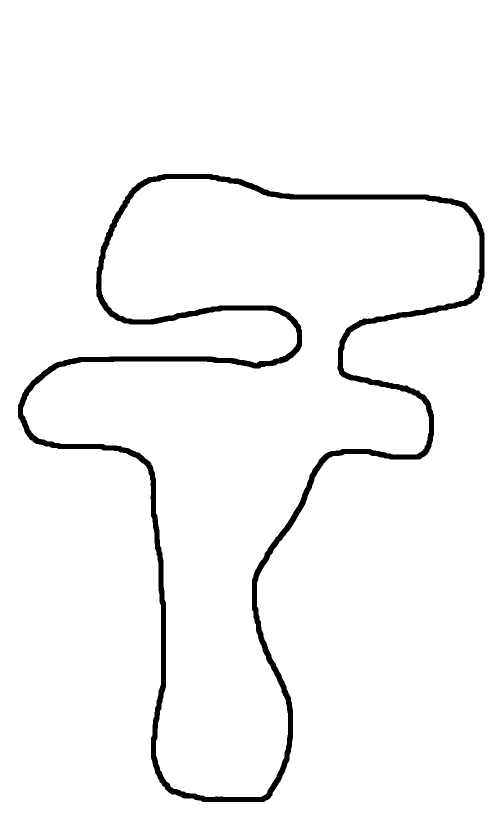
#> input picture src/line_follow_track/line_follow_sim/track_source/track_albedo.jpg, 1006 x 1674 px (shown at 1/2 size)
$ python gen_track_texture.py --src ../track_source/track_albedo.jpg --dst out.png
#> lines starting #> are read from the running program, lines starting #| are printed output that depends on the picture; after the words box and inside, x2 and y2 are one past the last pixel; in counts of white or black regions, pixels touching at a corner belong together
#!/usr/bin/env python3
"""Turn the hand-drawn track albedo into a yellow-on-transparent floor decal.

The source (`line_track/materials/textures/track_albedo.jpg`) is a black stroke
on white, drawn so the image footprint matches the warehouse floor 1:1:
1006 x 1674 px over 30 x 50 m => 0.02983 m/px (the two axes agree to 0.1%).

The drawn stroke is ~10-12 px (~0.33 m) wide, which is wide for a line-follow
track, so we thin it: Zhang-Suen skeletonize down to the medial axis, then
re-dilate to `--width` metres with an antialiased edge. Thinning-then-dilating
(rather than eroding) keeps the centreline exactly where it was drawn.

Output is RGBA: bright yellow where the stroke is, fully transparent elsewhere,
so the decal shows the warehouse's own floor everywhere else.
"""

import argparse
import pathlib

import numpy as np
from PIL import Image

# Warehouse floor extent, from the Fuel `Warehouse` collision mesh bbox.
FLOOR_X_M = 30.0
FLOOR_Y_M = 50.0

YELLOW = (255, 221, 0)


def skeletonize(mask):
    """Zhang-Suen thinning. `mask` is a bool array; returns a bool skeleton."""
    img = mask.copy()
    # Neighbours P2..P9, clockwise from north, as shifted views of the image.
    def neighbours(a):
        p = np.zeros((8,) + a.shape, dtype=np.uint8)
        p[0, 1:, :] = a[:-1, :]      # P2  N
        p[1, 1:, :-1] = a[:-1, 1:]   # P3  NE
        p[2, :, :-1] = a[:, 1:]      # P4  E
        p[3, :-1, :-1] = a[1:, 1:]   # P5  SE
        p[4, :-1, :] = a[1:, :]      # P6  S
        p[5, :-1, 1:] = a[1:, :-1]   # P7  SW
        p[6, :, 1:] = a[:, :-1]      # P8  W
        p[7, 1:, 1:] = a[:-1, :-1]   # P9  NW
        return p

    while True:
        changed = False
        for step in (0, 1):
            p = neighbours(img.astype(np.uint8))
            b = p.sum(axis=0)                      # number of set neighbours
            # A: 0->1 transitions in the circular sequence P2,P3,...,P9,P2
            seq = np.concatenate([p, p[:1]], axis=0)
            a = ((seq[:-1] == 0) & (seq[1:] == 1)).sum(axis=0)
            if step == 0:
                c1 = p[0] * p[2] * p[4]            # P2*P4*P6
                c2 = p[2] * p[4] * p[6]            # P4*P6*P8
            else:
                c1 = p[0] * p[2] * p[6]            # P2*P4*P8
                c2 = p[0] * p[4] * p[6]            # P2*P6*P8
            kill = img & (b >= 2) & (b <= 6) & (a == 1) & (c1 == 0) & (c2 == 0)
            if kill.any():
                img &= ~kill
                changed = True
        if not changed:
            return img


def distance_to_set(mask, radius):
    """Euclidean distance from every pixel to the nearest True in `mask`.

    Only exact out to `radius`; anything further is left at radius+1. That is
    all the antialiased edge needs, and it keeps this to a fixed number of
    array shifts instead of pulling in scipy (broken against numpy 2.x here).
    """
    r = int(np.ceil(radius)) + 1
    dist = np.full(mask.shape, float(r + 1))
    dist[mask] = 0.0
    h, w = mask.shape
    for dy in range(-r, r + 1):
        for dx in range(-r, r + 1):
            d = float(np.hypot(dy, dx))
            if d == 0.0 or d > r:
                continue
            ys0, ys1 = max(0, dy), min(h, h + dy)
            xs0, xs1 = max(0, dx), min(w, w + dx)
            src = mask[ys0 - dy:ys1 - dy, xs0 - dx:xs1 - dx]
            dst = dist[ys0:ys1, xs0:xs1]
            np.minimum(dst, np.where(src, d, np.inf), out=dst)
    return dist


# [59 lines left out: functions write_mesh, walk_loop, not called in this run]


def main():
    ap = argparse.ArgumentParser()
    ap.add_argument('--src', required=True, help='hand-drawn albedo (black on white)')
    ap.add_argument('--dst', required=True, help='RGBA decal to write')
    ap.add_argument('--width', type=float, default=0.15,
                    help='painted line width in metres (default 0.15)')
    ap.add_argument('--threshold', type=int, default=128,
                    help='grey level below which a pixel counts as stroke')
    ap.add_argument('--centerline', default=None,
                    help='also write the track centreline as world-frame x,y CSV')
    ap.add_argument('--mesh', default=None,
                    help='also write the decal quad .obj sized from FLOOR_X_M/FLOOR_Y_M')
    args = ap.parse_args()

    grey = np.array(Image.open(args.src).convert('L'))
    h, w = grey.shape
#> h = 1674; w = 1006
    m_per_px = 0.5 * (FLOOR_X_M / w + FLOOR_Y_M / h)
#> m_per_px = 0.0298
    mask = grey < args.threshold
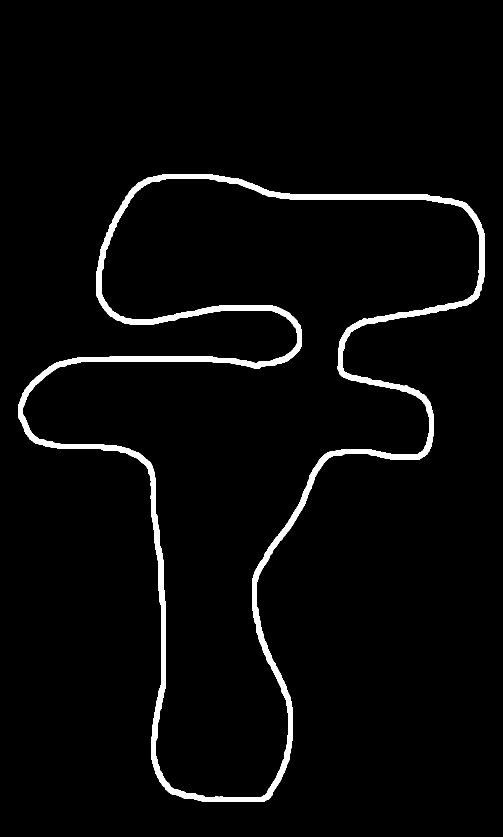
#> mask: shape (1674, 1006) bool (shown at 1/2 size); 3.2% white; 1 white region, box (x1, y1, x2, y2) and area: (36, 348, 969, 1604) 53637

    skel = skeletonize(mask)
#> after the loop in skeletonize, `while True:`:
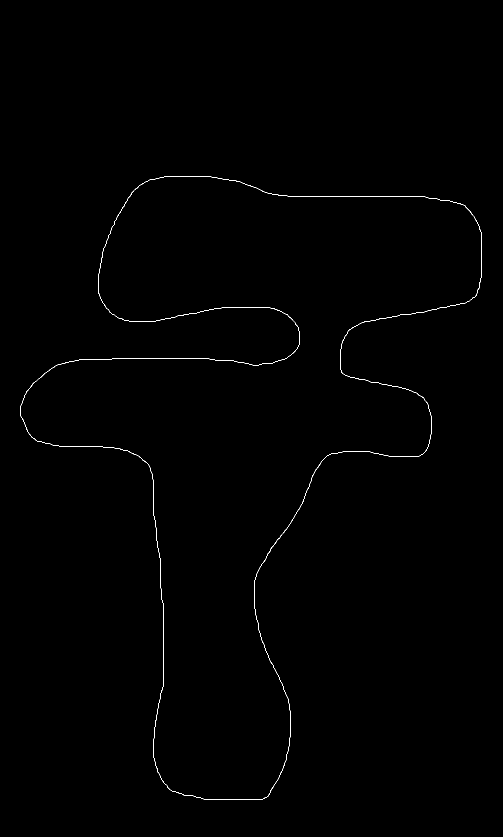
#> img: shape (1674, 1006) bool (shown at 1/2 size); 0.3% white in thin lines or dots, all inside (x1, y1, x2, y2) = (40, 352, 964, 1599)
    radius_px = 0.5 * args.width / m_per_px
#> radius_px = 2.51
    dist = distance_to_set(skel, radius_px + 1.0)
#> after the loop in distance_to_set, `for dy in range(-r, r + 1):`:
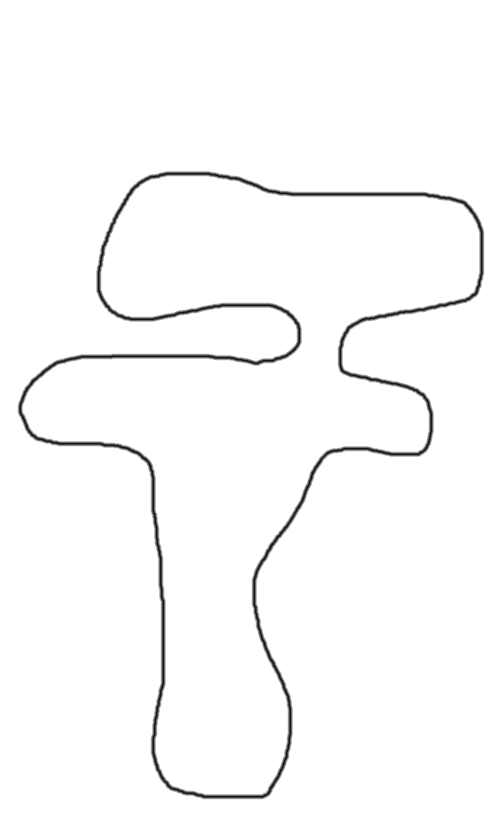
#> dst: shape (1669, 1006) float64 (shown at 1/2 size); min 0, max 6, mean 5.89; drawn with min black and max white
#> after the loop in distance_to_set, `for dy in range(-r, r + 1):`:
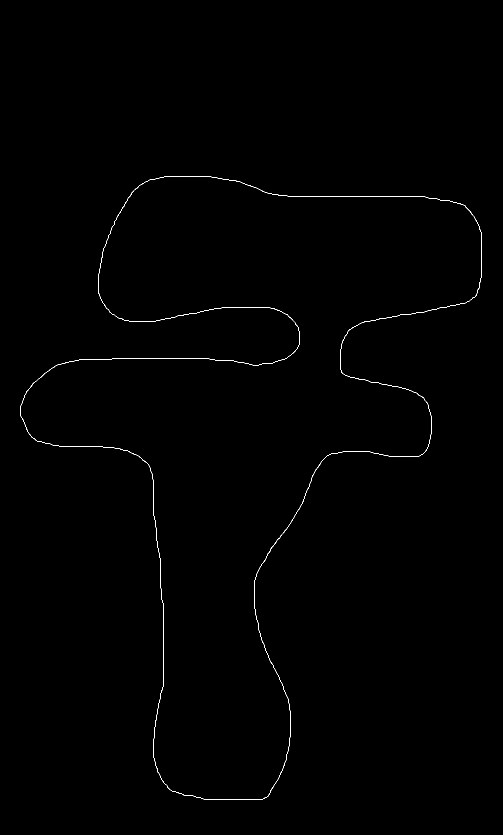
#> src: shape (1669, 1006) bool (shown at 1/2 size); 0.3% white in thin lines or dots, all inside (x1, y1, x2, y2) = (40, 352, 964, 1599)
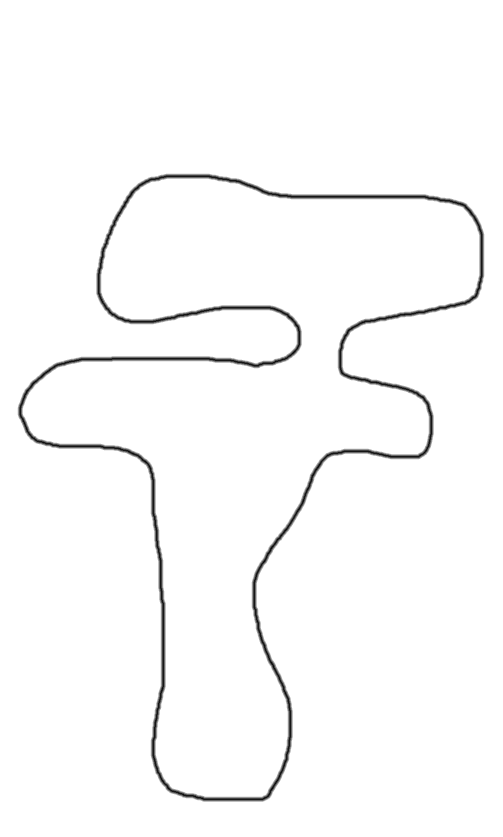
#> dist: shape (1674, 1006) float64 (shown at 1/2 size); min 0, max 6, mean 5.89; drawn with min black and max white
    # 1 px of linear falloff at the edge: crisp centre, no jaggies.
    alpha = np.clip(radius_px + 0.5 - dist, 0.0, 1.0)
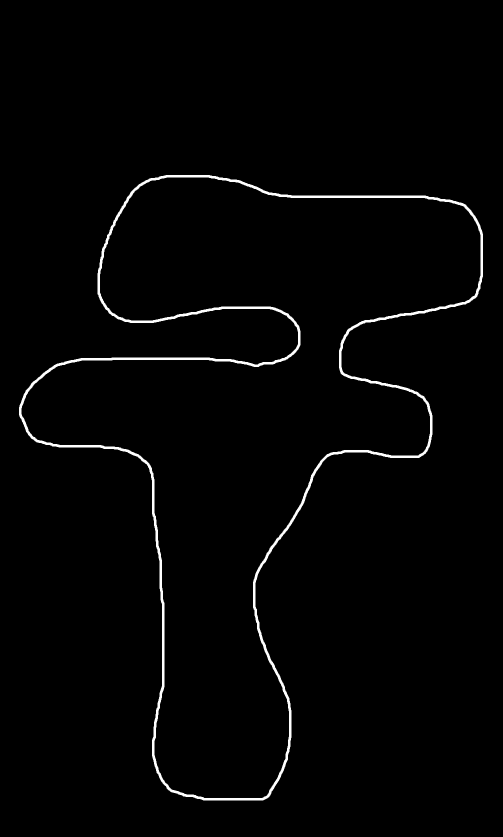
#> alpha: shape (1674, 1006) float64 (shown at 1/2 size); min 0, max 1, mean 0.0154

    rgba = np.zeros((h, w, 4), dtype=np.uint8)
#> rgba: shape (1674, 1006, 4); every value is 0
    rgba[..., 0], rgba[..., 1], rgba[..., 2] = YELLOW
    rgba[..., 3] = (alpha * 255).round().astype(np.uint8)
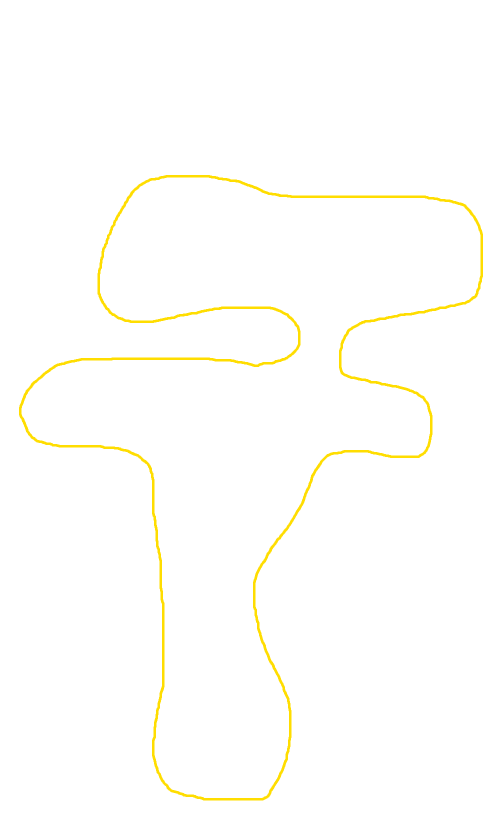
#> rgba: shape (1674, 1006, 4) (shown at 1/2 size); mean of channels 0, 1, 2, 3 255, 221, 0, 3.9; transparent parts drawn white
    Image.fromarray(rgba, 'RGBA').save(args.dst)

    print(f'source        {w} x {h} px, {mask.sum()} stroke px')
#| source        1006 x 1674 px, 53637 stroke px
    print(f'scale         {m_per_px:.5f} m/px  ({w * m_per_px:.2f} x {h * m_per_px:.2f} m)')
#| scale         0.02984 m/px  (30.02 x 49.96 m)
    print(f'line width    {args.width} m  ({2 * radius_px:.2f} px)')
#| line width    0.15 m  (5.03 px)
    print(f'skeleton      {skel.sum()} px -> {int((alpha > 0.5).sum())} painted px')
#| skeleton      4979 px -> 26006 painted px
    print(f'wrote         {args.dst}')

    if args.mesh:
        write_mesh(pathlib.Path(args.mesh))
        print(f'wrote         {args.mesh}')

    if args.centerline:
        # Same image -> world mapping the decal quad uses: column 0 is
        # x = -FLOOR_X_M/2, row 0 (top of the image) is y = +FLOOR_Y_M/2.
        loop = walk_loop(skel)
        world = np.stack([-FLOOR_X_M / 2 + loop[:, 0] * (FLOOR_X_M / w),
                          FLOOR_Y_M / 2 - loop[:, 1] * (FLOOR_Y_M / h)], axis=1)
        length = np.hypot(*np.diff(world, axis=0).T).sum()
        gap = float(np.hypot(*(world[0] - world[-1])))
        np.savetxt(args.centerline, world, fmt='%.4f', delimiter=',',
                   header='x,y  (world frame, metres) - track centreline, ordered along the loop')
        print(f'centreline    {len(world)}/{int(skel.sum())} skeleton px walked, '
              f'{length:.1f} m long, closes to {gap * m_per_px:.3f} m')
        print(f'wrote         {args.centerline}')


if __name__ == '__main__':
    main()
